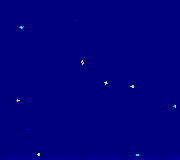
#> input picture iDISCO/test.tif, 180 x 160 px
$ python -i SpotDetection.py   (imports and definitions only)   (Python 2 division)   (older library calls are emulated)
#> lines starting #> are read from the running program, lines starting #| are printed output that depends on the picture
# -*- coding: utf-8 -*-

"""
Spot Detection Algorithm

read data and write points


Created on Thu Jun  4 14:37:06 2015

@author: ckirst
"""

import sys
self = sys.modules[__name__];

import numpy
import math

#import mahotas as morph
import scipy.ndimage.morphology as morph
from scipy.ndimage.filters import correlate
#from scipy.ndimage import maximum_filter
from scipy.ndimage.measurements import label

from skimage.morphology import reconstruction
#from skimage.measure import regionprops
from scipy.ndimage.measurements import center_of_mass
from mahotas import regmax, regmin

import iDISCO.IO.Imaris as io


# [377 lines left out: functions structureElementOffsets, structureELement2D, structureElement3D, structureELement, filterKernel2D, filterKernel3D and 1 more, not called in this run]


def hMaxTransform(img, h):
    #morphological reconstruction
    return reconstruction(img - h, img);


def regionalMax(img):
    return regmin(-img);


# [6 lines left out: function extendedMax, not called in this run]


import time

def detectCells(img, mask = None):
    """Detect Cells in 3d grayscale img using DoG filtering and maxima dtection"""

    # normalize data
    img = img.astype('float');
    dmax = 0.075 * 65535;
    ids = img > dmax;
    img[ids] = dmax;
    img /= dmax;

    # background subtraction in each slice
    for z in range(img.shape[2]):
        img[:,:,z] = img[:,:,z] - morph.grey_opening(img[:,:,z], structure = self.structureELement('Disk', (30,30)));
        #img[:,:,z] = img[:,:,z] - morph.grey_opening(img[:,:,z], structure = self.structureELement('Disk', (150,150)));

    # mask
    if mask == None:
        mask = img > 0.01;
        mask = morph.binary_opening(mask, self.structureELement('Disk', (3,3,3)));

    print 'test'
    time.sleep(15);

    #DoG filter
    fdog = self.filterKernel(ftype = 'DoG', size = [7,7,5]);
    imgdog = correlate(img, fdog);
    imgdog[imgdog < 0] = 0;

    imax = imgdog.max();
    if imax == 0:
        imax = 1;
    imgdog /= imax;


    print 'test2'
    #time.sleep(15);

    #iplt.plotTiling(imgdog)

    imghmax = self.hMaxTransform(imgdog, 0.01);

    #iplt.plotTiling(imghmax)

    imgmax = self.regionalMax(imghmax);

    #iplt.plotOverlayLabel(imghmax, imgmax.astype('int64'), alpha = False)
    #iplt.plotOverlayLabel(img, imgmax.astype('int64'), alpha = True)

    #extended maxima = h transform + regoinal maxima
    imgmax = self.extendedMax(imgdog, 0.01);
    imgmax = imgmax * mask;


    print 'test3'
    #time.sleep(15);

    #iplt.plotOverlayLabel(img, imgmax.astype('int64'), alpha = False)
    #iplt.plotOverlayLabel(imgdog, imgmax.astype('int64'), alpha = True)


    #center of maxima
    imglab, nlab = label(imgmax);
    centers = numpy.array(center_of_mass(img, imglab, index = numpy.arange(1, nlab)));


    #return centers, imglab, mask
    return centers;


from multiprocessing import Pool
#from functools import partial

def log_template(level, message):
    print("{}: {}".format(level, message))

import sys
import time

#define the subroutine for the processing
# [133 lines left out: functions processSubStack, parallelProcessStack, not called in this run]


"""


# run segmentation
img = data[:,:,0:30];

import iDISCO.Segmentation.SpotDetection
import sys
self = sys.modules['iDISCO.Segmentation.SpotDetection'];


function hdImage = hdTransform2(I, h, n)
    disp('Enter into h-d transform');
    smallNumber = 1e-7;
    se = strel(ones(n));
    J = I-h;
    flag = 0;
%      [R C] = size(I);
%    count = 0;
    pI = J*0;
    while flag==0
        tempJ = min( imdilate(J, se), I);
        resud = sum( sum(abs(J-tempJ) ));
        J =  tempJ;
        pI = max(pI,J);
%        count = count +1
        if resud < smallNumber
            flag = 1;
        end
    end

    hdImage = I-pI;
%         figure
%     subplot(2,2,1)
%     imshow(I,[])
%     subplot(2,2,2)
%      imshow(pI,[])
%         subplot(2,2,3)
%      imshow( hdImage,[])
%      colormap('jet')
%      linkaxes;
    disp('Exit from h-d transform');
end


import numpy as np
from skimage.morphology import reconstruction

x = np.linspace(0, 4 * np.pi)
y_mask = np.cos(x)

y_seed = y_mask.min() * np.ones_like(x)
y_seed[0] = 0.5
y_seed[-1] = 0
y_rec = reconstruction(y_seed, y_mask)
"""


>>> import cv2
>>> picture = cv2.imread('../test.tif', cv2.IMREAD_GRAYSCALE)
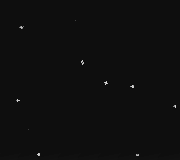
#> picture: shape (160, 180); min 14, max 220, mean 14.4
>>> result = detectCells(picture)
#> in detectCells, `ids = img > dmax;`: ids: shape (160, 180) bool; every value is 0
#> (the run stopped early here; a loop or call above may not have finished)
